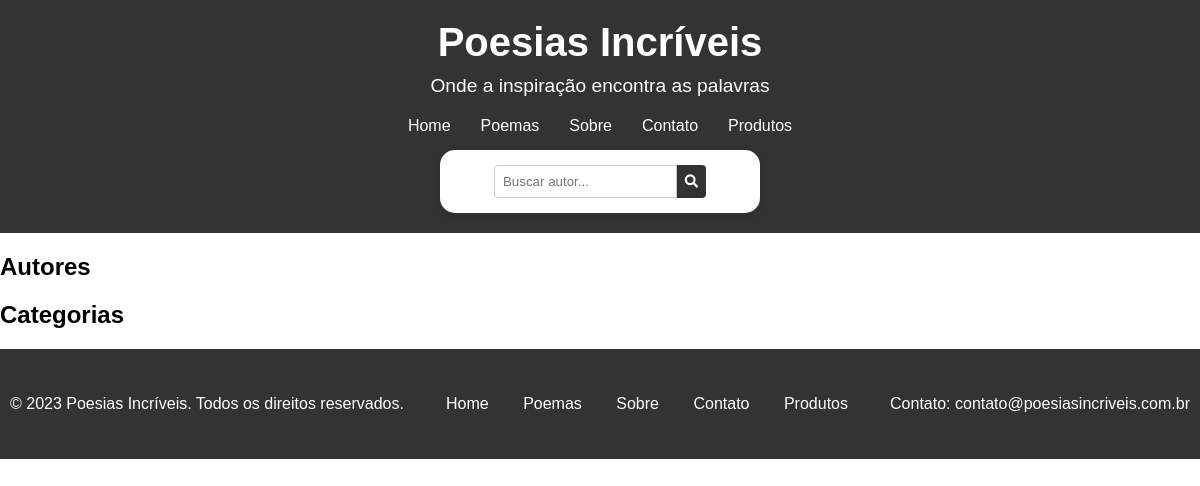
Before: /home/ with the older database file.
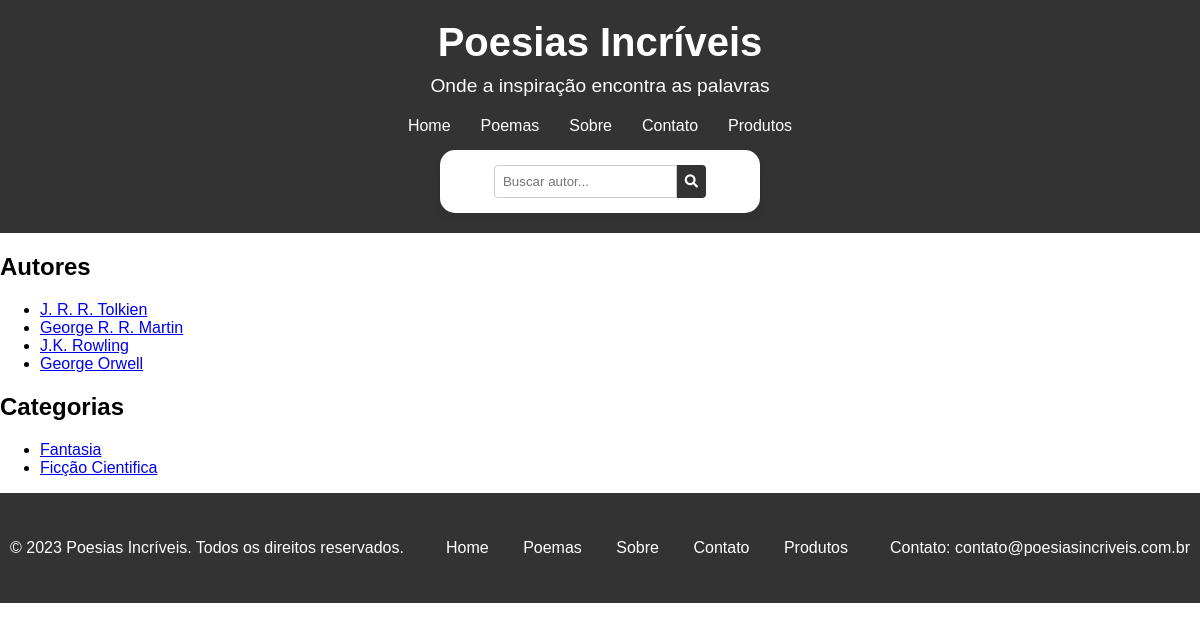
After: the same page with the newer database file.
### poesias/models.py (models this page shows, shortened)
class Author(models.Model):
    name = models.CharField(max_length=100)

class Category(models.Model):
    name = models.CharField(max_length=100)

### poesias/views.py (the view)
# urls.py: 2. Add a URL to urlpatterns:  path('', views.home, name='home')
def home(request):
    authors = Author.objects.all()
    categories = Category.objects.all()
    return render(request, 'home.html', context={
        'authors': authors,
        'categories': categories
    })

### poesias/templates/home.html (shortened to what this page needs)
<!DOCTYPE html>
<html lang="en">
<head>
</head>
<body>
    {% include 'base_templates/header.html' %}
    <h2>Autores</h2>
    <ul>
        {% for author in authors %}
            <li><a href="{% url 'author_id' author.id %}">{{ author.name }}</a></li>
        {% endfor %}
    </ul>
    <h2>Categorias</h2>
    <ul>
        {% for category in categories %}
            <li><a href="{% url 'category_id' category.id %}">{{ category.name }}</a></li>
        {% endfor %}
    </ul>
    {% include 'base_templates/footer.html' %}
</body>
</html>

Changed rows visible on the page:
added Author: name "J. R. R. Tolkien"
added Author: name "George R. R. Martin"
added Author: name "J.K. Rowling"
added Author: name "George Orwell"
added Category: name "Fantasia"
added Category: name "Ficção Cientifica"
